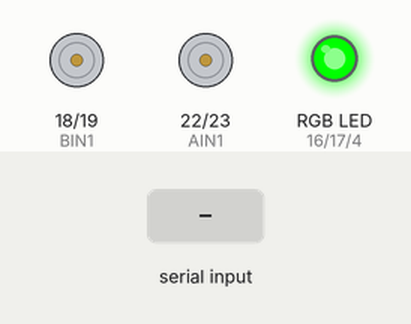
Simulated run of this sketch. Board: ESP32. On the bench: motor-driver pin pairs drawn as motors (green arrow = first pin HIGH = forward, orange = second pin HIGH = backward, longer = more drive), an RGB LED mixed from three pins (HIGH = lit). Inputs (shaded band) come from the test bench. Nothing arrives over Bluetooth unless stated; what the sketch prints to the serial monitor is not drawn.

Above: at 1.2 s.
1.3 s: "F" received over the second serial link
At 2.0 s:
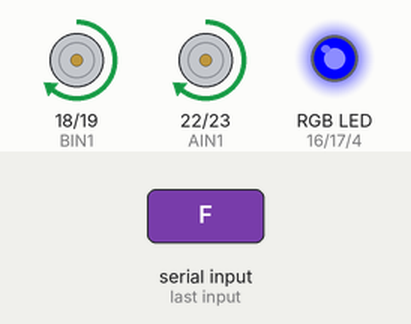
2.8 s: "B" received over the second serial link
At 3.2 s:
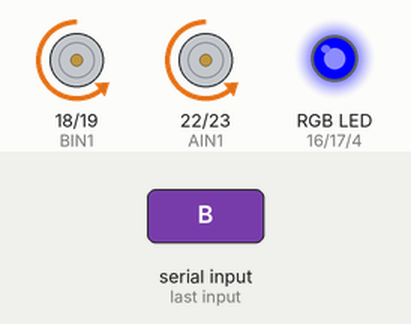
4.3 s: "L" received over the second serial link
At 5.5 s:
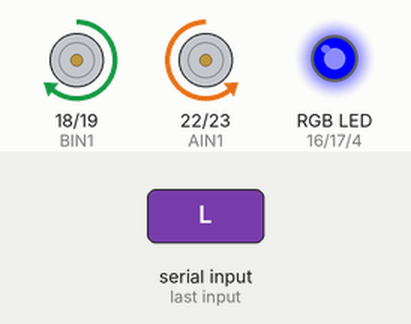
5.8 s: "R" received over the second serial link
At 6.7 s:
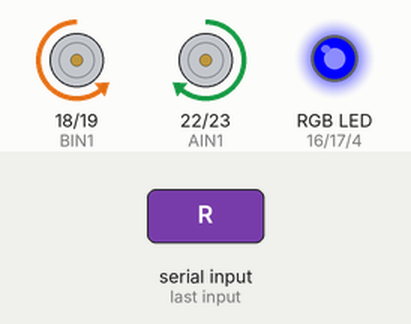
Timing chart, 0 to 8.3 s (numbered marks = the images above; inputs shaded):
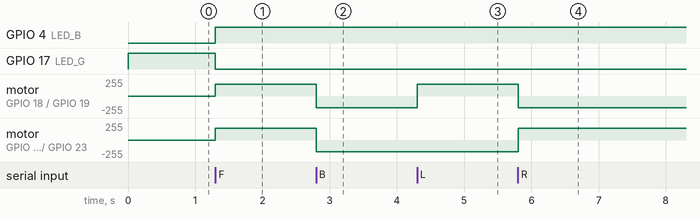

Measured:
- after the input at 1.3 s, GPIO 4 (LED_B): LOW → HIGH at once; GPIO 17 (LED_G): HIGH → LOW at once; motor on GPIO 18 (BIN1) / GPIO 19 (BIN2), motor on GPIO 22 (AIN1) / GPIO 23 (AIN2): stopped → forward 179/255 at once
- after the input at 2.8 s, motor on GPIO 18 (BIN1) / GPIO 19 (BIN2), motor on GPIO 22 (AIN1) / GPIO 23 (AIN2): forward 179/255 → backward 179/255 at once
- after the input at 4.3 s, motor on GPIO 18 (BIN1) / GPIO 19 (BIN2): backward 179/255 → forward 179/255 at once
- after the input at 5.8 s, motor on GPIO 18 (BIN1) / GPIO 19 (BIN2): forward 179/255 → backward 179/255 at once; motor on GPIO 22 (AIN1) / GPIO 23 (AIN2): backward 179/255 → forward 179/255 at once

The sketch:

mini_bot.ino
```cpp
#include <BluetoothSerial.h>
#include "soc/soc.h"
#include "soc/rtc_cntl_reg.h"
BluetoothSerial SerialBT;

// ====== Motor Pins ======
const int AIN1 = 22;
const int AIN2 = 23;
const int BIN1 = 18;
const int BIN2 = 19;

// ====== RGB LED Pins ======
const int LED_R = 16;
const int LED_G = 17;
const int LED_B = 4;

// ====== PWM Config ======
const int PWM_FREQ = 5000;
const int PWM_RES = 8;

const int CH_A1 = 0;
const int CH_A2 = 1;
const int CH_B1 = 2;
const int CH_B2 = 3;
const int CH_R = 4;
const int CH_G = 5;
const int CH_B_ = 6; // avoid naming conflict

// ====== Speed Control ======
int speedLevels[4] = {0, 120, 180, 255};
int currentSpeed = 180;
bool connected = false;
bool moving = false;

void setup() {
 // WRITE_PERI_REG(RTC_CNTL_BROWN_OUT_REG, 0); // disable brownout detector (debug only)

  Serial.begin(115200);
  SerialBT.begin("ESP32_Car"); // Bluetooth name
  Serial.println("ESP32 Car Ready - Waiting for Connection...");

  // ===== Setup Motor Channels =====
  ledcSetup(CH_A1, PWM_FREQ, PWM_RES);
  ledcSetup(CH_A2, PWM_FREQ, PWM_RES);
  ledcSetup(CH_B1, PWM_FREQ, PWM_RES);
  ledcSetup(CH_B2, PWM_FREQ, PWM_RES);

  ledcAttachPin(AIN1, CH_A1);
  ledcAttachPin(AIN2, CH_A2);
  ledcAttachPin(BIN1, CH_B1);
  ledcAttachPin(BIN2, CH_B2);

  // ===== Setup RGB LED Channels =====
  ledcSetup(CH_R, PWM_FREQ, PWM_RES);
  ledcSetup(CH_G, PWM_FREQ, PWM_RES);
  ledcSetup(CH_B_, PWM_FREQ, PWM_RES);

  ledcAttachPin(LED_R, CH_R);
  ledcAttachPin(LED_G, CH_G);
  ledcAttachPin(LED_B, CH_B_);

  stopMotors();
  setLED(255, 0, 0); // 🔴 waiting for connection
}

void loop() {
  if (SerialBT.hasClient()) {
    if (!connected) {
      connected = true;
      Serial.println("Bluetooth Connected ✅");
      setLED(0, 255, 0); // 🟢 connected but idle
    }
  } else {
    if (connected) {
      connected = false;
      Serial.println("Bluetooth Disconnected ❌");
      stopMotors();
      setLED(255, 0, 0); // 🔴 disconnected
    }
  }

  if (connected && SerialBT.available()) {
    char cmd = SerialBT.read();
    handleCommand(cmd);
  }
  delay(2);

}

// ====== Motor Control Functions ======
void forward() {
  ledcWrite(CH_A1, currentSpeed);
  ledcWrite(CH_A2, 0);
  ledcWrite(CH_B1, currentSpeed);
  ledcWrite(CH_B2, 0);
  setLED(0, 0, 255); // 🔵 moving
  moving = true;
}

void backward() {
  ledcWrite(CH_A1, 0);
  ledcWrite(CH_A2, currentSpeed);
  ledcWrite(CH_B1, 0);
  ledcWrite(CH_B2, currentSpeed);
  setLED(0, 0, 255);
  moving = true;
}

void left() {
  ledcWrite(CH_A1, 0);

  ledcWrite(CH_A2, currentSpeed);
  ledcWrite(CH_B1, currentSpeed);
  ledcWrite(CH_B2, 0);
  setLED(0, 0, 255);
  moving = true;
}

void right() {
  ledcWrite(CH_A1, currentSpeed);
  ledcWrite(CH_A2, 0);
  ledcWrite(CH_B1, 0);
  ledcWrite(CH_B2, currentSpeed);
  setLED(0, 0, 255);
  moving = true;
}

void stopMotors() {
  ledcWrite(CH_A1, 0);
  ledcWrite(CH_A2, 0);
  ledcWrite(CH_B1, 0);
  ledcWrite(CH_B2, 0);
  setLED(0, 255, 0); // 🟢 stopped
  moving = false;
}

// ====== Handle Commands ======
void handleCommand(char c) {
  switch (c) {
    case 'F': forward(); break;
    case 'B': backward(); break;
    case 'L': left(); break;
    case 'R': right(); break;
    case 'S': stopMotors(); break;
    case '1': currentSpeed = speedLevels[1]; break;
    case '2': currentSpeed = speedLevels[2]; break;
    case '3': currentSpeed = speedLevels[3]; break;
  }
  Serial.print("Command: ");
  Serial.println(c);
}

// ====== RGB LED Helper ======
void setLED(int r, int g, int b) {
  // Invert values if using common anode LED
  ledcWrite(CH_R, r);
  ledcWrite(CH_G, g);
  ledcWrite(CH_B_, b);
}
```
